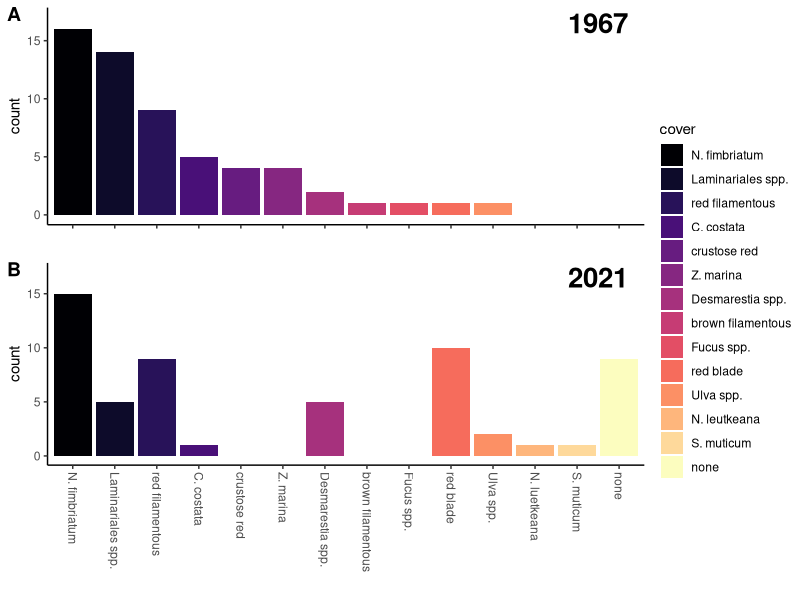

Write the R code that produced this figure.
#++++++++++++++++++++++++++++++++++++++++++++++++++++++++++++++++++++++++++++++++++
#                                                                                ##
# Neushul Algal Survey Redux - Extraction Data                                   ##
# Data are current as of 2021-07-05                                              ##
# Data source: M. Neushul, Studies of Subtidal Marine Vegetation in Western      ##  
#                   Washington, Ecology, Vol. 48, No. 1 (Jan., 1967), pp. 83-94  ##
# R code prepared by Ross Whippo                                                 ##
# Last updated 2021-07-07                                                        ##
#                                                                                ##
#++++++++++++++++++++++++++++++++++++++++++++++++++++++++++++++++++++++++++++++++++

# SUMMARY: Photo quadrat data analysis.


# Required Files (check that script is loading latest version):
# annotations.csv

# Associated Scripts:
# none

# TO DO 

# +++++++++++++++++++++++++++++++++++++++++++++++++++++++++++++++++++++++++++++++++
# TABLE OF CONTENTS                                                            ####
#                                                                                 +
# RECENT CHANGES TO SCRIPT                                                        +
# LOAD PACKAGES                                                                   +
# READ IN AND PREPARE DATA                                                        +
# MANIPULATE DATA                                                                 +
#                                                                                 +
#++++++++++++++++++++++++++++++++++++++++++++++++++++++++++++++++++++++++++++++++++

#++++++++++++++++++++++++++++++++++++++++++++++++++++++++++++++++++++++++++++++++++
# RECENT CHANGES TO SCRIPT                                                     ####
#++++++++++++++++++++++++++++++++++++++++++++++++++++++++++++++++++++++++++++++++++

# 2021-07-05 Script created
# 2021-07-07 downloaded most recent version of annotations to test scripts


#++++++++++++++++++++++++++++++++++++++++++++++++++++++++++++++++++++++++++++++++++
# LOAD PACKAGES                                                                ####
#++++++++++++++++++++++++++++++++++++++++++++++++++++++++++++++++++++++++++++++++++

library(tidyverse)
library(vegan)
library(ggpubr)
library(viridis)

#++++++++++++++++++++++++++++++++++++++++++++++++++++++++++++++++++++++++++++++++++
# READ IN AND PREPARE DATA                                                     ####
#++++++++++++++++++++++++++++++++++++++++++++++++++++++++++++++++++++++++++++++++++


# SCUBA UPC
Neushul_Dive_UPC <- read_csv("data/collected/Neushul_Dive_UPC.csv", 
                             col_types = cols(transect = col_character()))
# correct tide heights for MLLW
Neushul_Dive_UPC <- Neushul_Dive_UPC %>%
  group_by(transect) %>%
  mutate(depth_MLLW = case_when(transect == '33' ~ depth_m + 0.4,
                                transect == '3' ~ depth_m + 0.45,
                                transect == '27' ~ depth_m + 0.45))
# correct wrong distances
Neushul_Dive_UPC <- Neushul_Dive_UPC %>%
  mutate(distance_ft = case_when(transect == '33' ~ distance_ft,
                              transect == '3' ~ distance_ft,
                              transect == '27' ~ distance_ft + 110))
                                                 


# SNORKEL UPC
Neushul_Snorkel_UPC <- read_csv("data/collected/Neushul_Snorkel_UPC.csv", 
                                col_types = cols(transect = col_character()))
# correct tide heights for MLLW
Neushul_Snorkel_UPC <- Neushul_Snorkel_UPC %>%
  group_by(date) %>%
  mutate(depth_MLLW = case_when(date == '2021-07-06' ~ depth_m - 1.5,
                                date == '2021-07-10' ~ depth_m + 0.3))

# Neushul dominant cover from figures
Neushul_Xsection_data_extractions <- read_csv("data/extraction/Neushul_Xsection_data-extractions.csv", 
                                              col_types = cols(`table-number` = col_character()))


### Extract overlapping scuba transects
Neushul_UPC_overlap <- Neushul_Xsection_data_extractions %>%
  filter(transect %in% c('3', '27', '33'))

# export corrected depths to csv
MLLW_depths_snorkscub <- Neushul_Dive_UPC %>%
  select(date, scubaSnorkel, transect, distance_ft, depth_MLLW) 
MLLW_depths_snorkscub <- bind_rows(MLLW_depths_snorkscub, Neushul_Snorkel_UPC[,c(1, 4, 6, 11, 17)])  
write_csv(MLLW_depths_snorkscub, "MLLW_depths_snorkscub.csv")

#++++++++++++++++++++++++++++++++++++++++++++++++++++++++++++++++++++++++++++++++++
# DATA ANALYSES                                                                ####
#++++++++++++++++++++++++++++++++++++++++++++++++++++++++++++++++++++++++++++++++++

#   join Neushul data with dive surveys
dive_1 <- Neushul_Dive_UPC %>%
  select(transect, distance_ft, depth_MLLW, substrate, alga, associates) %>%
  separate(alga, c("alga1", "alga2", "alga3", "alga4"), sep = "\\|") %>%
  separate(associates, c('ass1', 'ass2', 'ass3', 'ass4', 'ass5'), sep = "\\|") %>%
  unite("ID", transect, distance_ft, sep = "_", remove = FALSE)

neush_1 <- Neushul_UPC_overlap %>%
  select(transect, segment, depth, substrate, `table-ID`) %>%
  separate(segment, "distance_ft") %>%
  mutate(distance_ft = as.numeric(distance_ft) + 5) %>%
  separate(depth, "depth_MLLW" ) %>%
  separate(substrate, 'substrate') %>%
  unite("ID", transect, distance_ft, sep = "_", remove = FALSE)

joined_UPC <- select(dive_1, ID:alga1) %>%
  full_join(neush_1, by = "ID")


# add braoder categories for comparison

joined_UPC <- joined_UPC %>%
  mutate(cover_2021 = case_when(alga1 == "none" ~ "none",
                         alga1 == "CALL"  ~ "red filamentous",
                         alga1 == "NEFI" ~ "N. fimbriatum",
                         alga1 == "NEFI " ~ "N. fimbriatum",
                         alga1 == "lacy red #1 " ~ "red filamentous",
                         alga1 == "SALANI" ~ "Laminariales spp.",
                         alga1 == "SALANI " ~ "Laminariales spp.",
                         alga1 == "COCO " ~ "C. costata",
                          alga1 ==  "big red blade #1 " ~ "red blade",
                         alga1 == "CORM" ~ "red blade",
                         alga1 == "FRGA" ~ "red blade",
                         alga1 == "large red blade" ~ "red blade",
                         alga1 == "feathered red" ~ "red filamentous",
                         alga1 == "MASP " ~ "red blade",
                         alga1 == "MASP" ~ "red blade",
                         alga1 == "ULVA" ~ "Ulva spp.",
                         alga1 == "“red desmarestia”" ~ "red blade",
                         alga1 == "DESP" ~ "Desmarestia spp.",
                         alga1 == "SAGA" ~ "red filamentous",
                         alga1 == "SAGA " ~ "red filamentous",
                         alga1 == "SPPE" ~ "red blade",
                         alga1 == "NELU " ~ "N. luetkeana",
                         alga1 == "SAMU" ~ "S. muticum"))  
joined_UPC <- joined_UPC %>%
  mutate(cover_1963 = case_when(`table-ID` == "Crustose red algae" ~ "crustose red",
                                 `table-ID` == "Desmarestia spp."  ~ "Desmarestia spp.",
                                 `table-ID` == "Callophyllis spp." ~ "red filamentous",
                                 `table-ID` == "Fryeela gardneri" ~ "red blade",
                                 `table-ID` == "Agarum fimbriatum" ~ "N. fimbriatum", 
                                 `table-ID` == "Laminaria spp." ~ "Laminariales spp.",
                                 `table-ID` == "Ulvoids" ~ "Ulva spp.",
                                 `table-ID` == "Alaria spp." ~ "Laminariales spp.",
                                 `table-ID` == "Fuscus sp." ~ "Fucus spp.",
                                 `table-ID` == "Costaria costata" ~ "C. costata",
                                 `table-ID` == "Agarahiella coulteri" ~ "red filamentous",
                                 `table-ID` == "Gloiopeltis furcata" ~ "red filamentous",
                                 `table-ID` == "Diatom crust" ~ "brown filamentous",
                                 `table-ID` == "Zostera marina" ~ "Z. marina",
                                 `table-ID` == "Rhodymenia pertusa" ~ "red blade",
                                 `table-ID` == "Hydroids" ~ "none"))  
# filter out non-overlapping transect portions
filtered_UPC <- joined_UPC %>%
  filter(!is.na(cover_1963) & !is.na(cover_2021))
filtered_UPC$count <- 1
#assign trasect number to every occurence
filtered_UPC <- filtered_UPC %>%
  separate(ID, "transect", remove = FALSE)
# add non-observed groups into both years to standardize axes in graphs
filtered_UPC <- filtered_UPC %>%
  add_row(cover_1963 = "S. muticum", count = 0.01) %>%
  add_row(cover_1963 = "none", count = 0.01) %>%
  add_row(cover_1963 = "N. leutkeana", count = 0.01) %>%
  add_row(cover_2021 = "brown filamentous", count = 0.01) %>%
  add_row(cover_2021 = "crustose red", count = 0.01) %>%
  add_row(cover_2021 = "Fucus spp.", count = 0.01) %>%
  add_row(cover_2021 = "Z. marina", count = 0.01)


# spread snorkel UPC algae into multiple columns
snork_UPC <- Neushul_Snorkel_UPC %>%
  separate(alga, c("alga1", "alga2", "alga3"), sep = "\\|")
# try to spread algae into multiple rows
snork_spread <- snork_UPC %>%
  pivot_wider(names_from = c(alga1, alga2, alga3), values_from = depth_m, values_fill = 0)

# sargassum data
sarg_UPC <- snork_UPC %>%
  separate(associates, c("ass1", "ass2", "ass3", "ass4"), sep = "\\|") %>%
  select(date, distance_m, alga1:ass4, depth_MLLW)
# replace "SAMU " with "SAMU"
sarg_UPC <- data.frame(lapply(sarg_UPC, function(x) {gsub("SAMU ", "SAMU", x)}))
sarg_only <- sarg_UPC %>%
  filter(alga1 == "SAMU" | alga2 == "SAMU" | alga3 == "SAMU" | ass1 == "SAMU"| ass2 == "SAMU" | ass3 == "SAMU" | ass4 == "SAMU")
segment_shallow <- sarg_UPC %>%
  filter(date == "2021-07-06")
segment_deep <- sarg_UPC %>%
  filter(date == "2021-07-10")


#### SPEICES LIST



#++++++++++++++++++++++++++++++++++++++++++++++++++++++++++++++++++++++++++++++++++
# FIGURES                                                                      ####
#++++++++++++++++++++++++++++++++++++++++++++++++++++++++++++++++++++++++++++++++++

UPC_species1963 <- filtered_UPC$cover_1963 
UPC_species2021 <- filtered_UPC$cover_2021
UPC_species <- intersect(UPC_species1963, UPC_species2021)


filtered_UPC_subset_1963 <- subset(filtered_UPC, !is.na(cover_1963))
filtered_UPC_subset_1963$cover_1963<- factor(filtered_UPC_subset_1963$cover_1963, levels = c(
  "N. fimbriatum",
  "Laminariales spp.",
  "red filamentous",
  "C. costata",
  "crustose red",
  "Z. marina",
  "Desmarestia spp.",
  "brown filamentous",
  "Fucus spp.",
  "red blade",
  "Ulva spp.",
  "N. leutkeana",
  "S. muticum",
  "none"))
filtered_UPC_subset_2021 <- subset(filtered_UPC, !is.na(cover_2021))
filtered_UPC_subset_2021$cover_2021 <- factor(filtered_UPC_subset_2021$cover_2021, levels = c(
  "N. fimbriatum",
  "Laminariales spp.",
  "red filamentous",
  "C. costata",
  "crustose red",
  "Z. marina",
  "Desmarestia spp.",
  "brown filamentous",
  "Fucus spp.",
  "red blade",
  "Ulva spp.",
  "N. luetkeana",
  "S. muticum",
  "none"))

orgPal <- setNames(viridis_pal(option = "A")(14), levels(UPC_species))

UPC1963 <- ggplot(filtered_UPC_subset_1963, aes(x = reorder(cover_1963, -count, sum), y = count, fill = cover_1963)) +
  geom_col() +
  theme_classic() +
  scale_fill_manual(values = orgPal) +
  theme(axis.text.x=element_blank()) +
  labs(x="", y="count") + 
  scale_y_continuous(limits = c(0,17)) +
  labs(fill = "cover") +
  annotate("text", x = 13.5, y = 16.5, label= "1967", size = 7, fontface = "bold")
UPC2021 <- ggplot(filtered_UPC_subset_2021, aes(x = cover_2021, y = count, fill = cover_2021)) +
  geom_col() +
  theme_classic() +
  theme(axis.text.x = element_text(angle = 270, vjust = 0.5, hjust=0)) +
  scale_fill_manual(values = orgPal) +
  labs(x="", y="count") + 
  scale_y_continuous(limits = c(0,17)) +
  annotate("text", x = 13.5, y = 16.5, label = "2021", size = 7, fontface = "bold")

FigureZ <- ggarrange(UPC1963, UPC2021,
                     labels = c("A", "B"),
                     nrow = 2, ncol = 1,
                     common.legend = TRUE, legend = "right",
                     heights = c(1, 1.35))
FigureZ

## SNORKEL UPC DATA



####
#<<<<<<<<<<<<<<<<<<<<<<<<<<END OF SCRIPT>>>>>>>>>>>>>>>>>>>>>>>>#

# SCRATCH PAD ####

